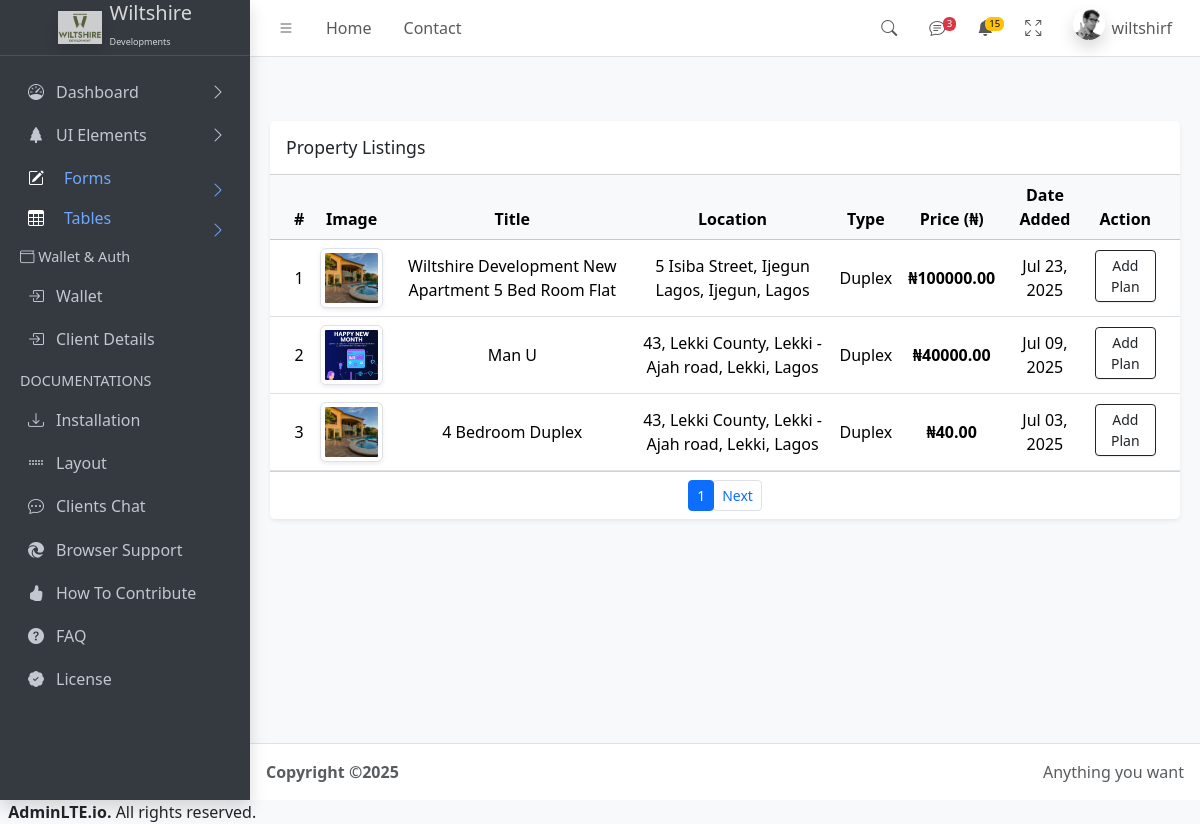
Page /Dashboard/property_list/ (signed in) on the earlier database version.
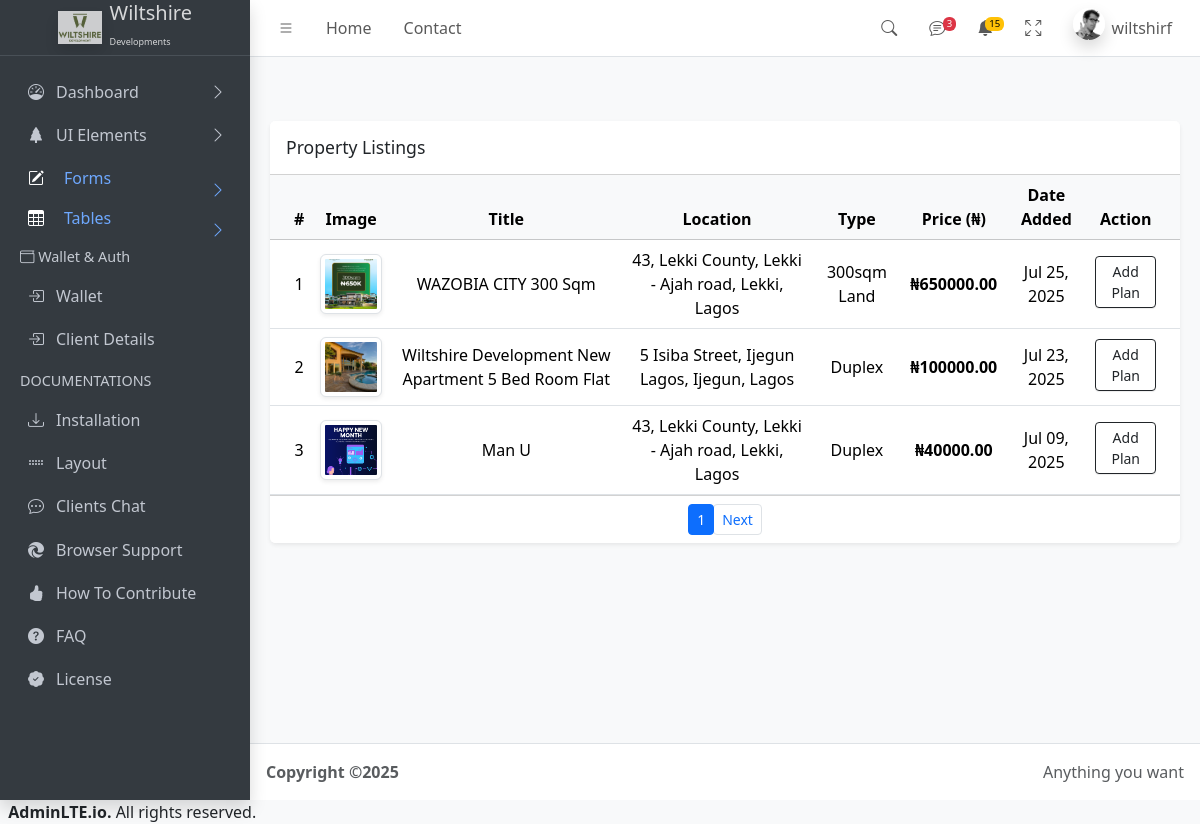
Same page on the later database version.
### myapp/models.py (models this page shows, shortened)
class Property(models.Model):
    featureChoice = [
        ('For Sell', 'For Sell'),
        ('For Rent', 'For Rent'),
        ('Sub-Let', 'Sub-Let')
    ]
    PropertyStatus = [
        ('Still Selling', 'Still Selling'),
        ('Taken', 'Taken'),
        ('Leased Out', 'Leased Out')
    ]
    AllowedSubscription = [
        ('Yes', 'Yes'),
        ('No', 'No')
    ]
    title = models.CharField(max_length=200)
    description = models.TextField()
    price = models.DecimalField(max_digits=12, decimal_places=2)
    property_type = models.ForeignKey(PropertyType, on_delete=models.SET_NULL, null=True)
    location = models.ForeignKey(Location, on_delete=models.CASCADE)
    property_status = models.TextField("Property Status", choices=PropertyStatus, max_length=50)
    propertyFeature = models.CharField("feature Choice", choices=featureChoice, max_length=50)
    allSubscription = models.CharField(choices=AllowedSubscription, max_length=50)
    date_added = models.DateTimeField(auto_now_add=True)

class PropertyImage(models.Model):
    VIEW_CHOICES = [
        ('front', 'Front View'),
        ('back', 'Back View'),
        ('side', 'Side View'),
        ('palour', 'Palour View'),
        ('kitchen', 'Kitchen View'),
        ('bedroom', 'Bedroom View'),
    ]
    property = models.ForeignKey(Property, on_delete=models.CASCADE, related_name='images')
    image = models.ImageField(upload_to='property_images/')
    label = models.CharField(max_length=50, choices=VIEW_CHOICES)

class Location(models.Model):
    city = models.CharField(max_length=50)
    state = models.CharField(max_length=100)
    address = models.TextField()
    def __str__(self):
        return f"{self.address}, {self.city}, {self.state}"

class PropertyType(models.Model):
    name = models.CharField(max_length=50, unique=True)
    def __str__(self):
        return self.name

### myapp/views.py (the view)
# urls.py: path('Dashboard/property_list/', views.propertyList, name='propertyList'),
@login_required(login_url='LoginUser')
def propertyList(request):
    user= request.user
    property_list = Property.objects.distinct().order_by('-date_added').prefetch_related('images')
    userFirstname =  user.first_name
    if not is_admin(user):
        return HttpResponseForbidden("Access Denied: Only admin can access this page.")
    paginator = Paginator(property_list, 3)
    page_number = request.GET.get('page')
    page_obj = paginator.get_page(page_number)
    total_property_count = Property.objects.count()
    country_property_count = Property.objects.values('location').annotate(total=Count('id')).order_by('-total')
    transactions = Transaction.objects.filter(user=request.user).order_by('-created_at')
    context = {
        'page_obj': page_obj,
        'total_property_count': total_property_count,
        'country_property_count': country_property_count,
        'transactions': transactions,
        'is_admin':True, 'user':user, 'userFirstname':userFirstname,
    }
    return render(request, 'Dashboard/property_list.html', context)

### myapp/context_processors.py (called while the page is built)
def user_info(request):
    if request.user.is_authenticated:
        return {
            'user_username': request.user.username,
        }
    return {}

### myapp/templatetags/custom_tags.py (called while the page is built)
@register.filter
def get_item(dictionary, key):
    if isinstance(dictionary, dict):
        return dictionary.get(key)
    return None

### myapp/views.py (called while the page is built)
def is_admin(user):
    return user.is_staff or user.is_superuser

### myapp/templates/Dashboard/property_list.html (shortened to what this page needs)
{% load static %}
{% load custom_tags %}
{% include 'Dashboard/header.html' %}
<main class="app-main">
  <div class="app-content-header">
    <div class="container py-5">
      <div class="card shadow-sm border-0">
        <div class="card-header bg-white d-flex justify-content-between align-items-center">
          <h3 class="card-title mb-0"> Property Listings</h3>
        </div>
        <div class="card-body table-responsive p-0">
          <table class="table table-hover align-middle text-center mb-0">
            <thead class="table-light">
              <tr>
                <th>#</th>
                <th>Image</th>
                <th>Title</th>
                <th>Location</th>
                <th>Type</th>
                <th>Price (₦)</th>
                <th>Date Added</th>
                <th>Action</th>
              </tr>
            </thead>
            <tbody>
              {% for item in page_obj %}
                <tr>
                  <td>{{ forloop.counter }}</td>
                  <td class="p-2">
                    {% if item.images.first %}
                      <img src="{{ item.images.first.image.url }}" alt="{{ item.title }}" class="img-thumbnail rounded" style="width: 80px; height: 60px; object-fit: cover;">
                    {% else %}
                      <img src="{% static 'img/default-property.jpg' %}" class="img-thumbnail rounded" alt="Default" style="width: 80px; height: 60px;">
                    {% endif %}
                  </td>
                  <td>{{ item.title }}</td>
                  <td>{{ item.location }}</td>
                  <td>{{ item.property_type }}</td>
                  <td><strong>₦{{ item.price|floatformat:2 }}</strong></td>
                  <td>{{ item.date_added|date:"M d, Y" }}</td>
                  <td>
                    {% if item.allSubscription == "Yes" %}
                    <a href="{% url 'add_subscription_plan' item.id %}" class="btn btn-sm btn-outline-dark mb-1">Add Plan</a>
                    {% else %}
                    <small class='text-danger'>Subscription not support</small>
                    {% endif %}
                  </td>
                </tr>
              {% empty %}
                <tr>
                  <td colspan="8" class="text-muted py-4">No properties available.</td>
                </tr>
              {% endfor %}
            </tbody>
          </table>
        </div>
        {% if page_obj.has_other_pages %}
        <div class="card-footer bg-white d-flex justify-content-center">
          <nav>
            <ul class="pagination pagination-sm mb-0">
              <li class="page-item active"><span class="page-link">{{ page_obj.number }}</span></li>
              {% if page_obj.has_next %}
                <li class="page-item"><a class="page-link" href="?page={{ page_obj.next_page_number }}">Next</a></li>
              {% endif %}
            </ul>
          </nav>
        </div>
        {% endif %}
      </div>
    </div>
  </div>
</main>
{% include 'Dashboard/footer.html' %}

Differences in the rows shown:
no longer on this page (row unchanged): Property: images.first.image (picture), title "4 Bedroom Duplex", location "43, Lekki County, Lekki - Ajah road, Lekki, Lagos", property_type "Duplex", price "40.00", date_added "Jul 03, 2025", allSubscription "Add Plan"
added Property: images.first.image (picture), title "WAZOBIA CITY 300 Sqm", location "43, Lekki County, Lekki - Ajah road, Lekki, Lagos", property_type "300sqm Land", price "650000.00", date_added "Jul 25, 2025", allSubscription "Add Plan"
